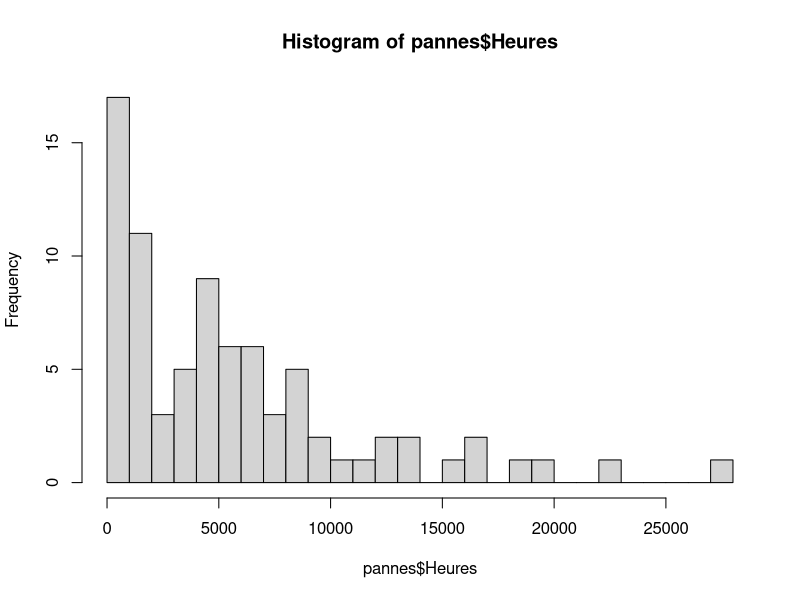

The R script that drew this image:
pannes = read.csv(
    file = "FailureTimes_5.csv",
    header = TRUE,
    sep = ",",
    dec = ".",
    colClasses = c("NULL", NA)
);
hist(
     pannes$Heures,
     breaks = 20
);

library(stats4);

